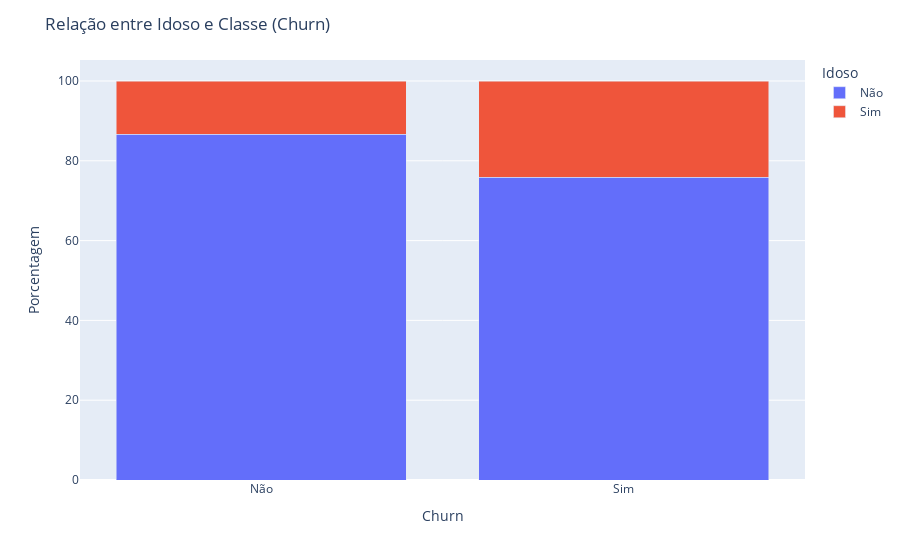

Here is the notebook cell this chart was saved with:
### Markdown cell above
### 4.2 Relação entre Idoso e Classe (Churn)
- De acordo com a análise dos gráficos, pode-se entender que quando o cliente é Churn, existe uma porcentagem deles que são idosos também. Não é uma porcentagem gritante, mas existe uma parte de clientes idosos que são Churn (diferença de 76% de não idosos para 24% que são idosos). Em contrapartidam, existem mais clientes não Churn que não são idosos, do que os que são idosos (diferença de 87% para não idosos e 13% que são idosos).

### Code cell
# Criando agrupamento para Churn e Idoso com a quantidade de ocorrências
df_grouped_idoso = df_churn.groupby(['Churn', 'Idoso']).size().reset_index(name='count')

# Ajustando labels de Idoso
map_idoso = {
    1: 'Sim',
    0: 'Não'
}
df_grouped_idoso['Churn'] = df_grouped_idoso['Churn'].replace({'Yes': 'Sim', 'No': 'Não'})
df_grouped_idoso['Idoso'] = df_grouped_idoso['Idoso'].replace(map_idoso) 

# Criando porcentagem a partir do agrupamento 
total_idoso = df_grouped_idoso.groupby('Churn')['count'].transform('sum')
df_grouped_idoso['percent'] = round((df_grouped_idoso['count'] / total_idoso) * 100, 2)

# Criando gráfico de barras empilhadas
fig_idoso = px.bar(
    df_grouped_idoso,
    x='Churn',
    y='percent',
    color='Idoso',
    barmode='stack',
    labels={'Churn': 'Churn', 'percent': 'Porcentagem', 'Idoso': 'Idoso'}
)

# Customizando gráfico
fig_idoso.update_layout(
    title='Relação entre Idoso e Classe (Churn)',
    xaxis_title='Churn',
    yaxis_title='Porcentagem'
)

# Exibindo gráfico
fig_idoso.show()

### Figure 1 — Plotly figure (JSON) as saved in the notebook; plotly's stock layout.template omitted (floating-point values rounded to 4 significant figures)
{"data": [{"alignmentgroup": "True", "hovertemplate": "Idoso=Não<br>Churn=%{x}<br>Porcentagem=%{y}<extra></extra>", "legendgroup": "Não", "marker": {"color": "#636efa", "pattern": {"shape": ""}}, "name": "Não", "offsetgroup": "Não", "orientation": "v", "showlegend": true, "textposition": "auto", "type": "bar", "x": ["Não", "Sim"], "xaxis": "x", "y": [86.64, 75.89], "yaxis": "y"}, {"alignmentgroup": "True", "hovertemplate": "Idoso=Sim<br>Churn=%{x}<br>Porcentagem=%{y}<extra></extra>", "legendgroup": "Sim", "marker": {"color": "#EF553B", "pattern": {"shape": ""}}, "name": "Sim", "offsetgroup": "Sim", "orientation": "v", "showlegend": true, "textposition": "auto", "type": "bar", "x": ["Não", "Sim"], "xaxis": "x", "y": [13.36, 24.11], "yaxis": "y"}], "layout": {"barmode": "stack", "legend": {"title": {"text": "Idoso"}, "tracegroupgap": 0}, "margin": {"t": 60}, "title": {"text": "Relação entre Idoso e Classe (Churn)"}, "xaxis": {"anchor": "y", "domain": [0, 1], "title": {"text": "Churn"}}, "yaxis": {"anchor": "x", "domain": [0, 1], "title": {"text": "Porcentagem"}}}}
